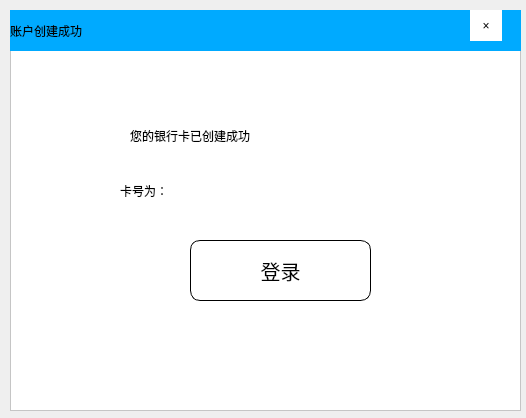
<?xml version="1.0" encoding="UTF-8"?>
<ui version="4.0">
 <class>Chuanjian</class>
 <widget class="QDialog" name="Chuanjian">
  <property name="geometry">
   <rect>
    <x>0</x>
    <y>0</y>
    <width>526</width>
    <height>418</height>
   </rect>
  </property>
  <property name="windowTitle">
   <string>Dialog</string>
  </property>
  <widget class="QFrame" name="frame">
   <property name="geometry">
    <rect>
     <x>10</x>
     <y>10</y>
     <width>511</width>
     <height>401</height>
    </rect>
   </property>
   <property name="styleSheet">
    <string notr="true">background-color: rgb(255, 255, 255);</string>
   </property>
   <property name="frameShape">
    <enum>QFrame::StyledPanel</enum>
   </property>
   <property name="frameShadow">
    <enum>QFrame::Raised</enum>
   </property>
   <widget class="QLabel" name="label">
    <property name="geometry">
     <rect>
      <x>0</x>
      <y>0</y>
      <width>511</width>
      <height>41</height>
     </rect>
    </property>
    <property name="styleSheet">
     <string notr="true">font: 12pt &quot;黑体&quot;;
background-color: rgb(0, 170, 255);</string>
    </property>
    <property name="text">
     <string>账户创建成功</string>
    </property>
   </widget>
   <widget class="QToolButton" name="close">
    <property name="geometry">
     <rect>
      <x>460</x>
      <y>0</y>
      <width>32</width>
      <height>31</height>
     </rect>
    </property>
    <property name="styleSheet">
     <string notr="true">border:none;
</string>
    </property>
    <property name="text">
     <string>×</string>
    </property>
   </widget>
   <widget class="QLabel" name="label_2">
    <property name="geometry">
     <rect>
      <x>120</x>
      <y>90</y>
      <width>341</width>
      <height>71</height>
     </rect>
    </property>
    <property name="styleSheet">
     <string notr="true">font: 16pt &quot;黑体&quot;;</string>
    </property>
    <property name="text">
     <string>您的银行卡已创建成功</string>
    </property>
   </widget>
   <widget class="QPushButton" name="signin">
    <property name="geometry">
     <rect>
      <x>180</x>
      <y>230</y>
      <width>181</width>
      <height>61</height>
     </rect>
    </property>
    <property name="styleSheet">
     <string notr="true">font: 20px;
border-radius:10px;
border:1px solid black;
</string>
    </property>
    <property name="text">
     <string>登录</string>
    </property>
   </widget>
   <widget class="QLineEdit" name="kahao">
    <property name="geometry">
     <rect>
      <x>200</x>
      <y>160</y>
      <width>231</width>
      <height>41</height>
     </rect>
    </property>
    <property name="styleSheet">
     <string notr="true">border:none;
font: 8pt &quot;Arial&quot;;</string>
    </property>
   </widget>
   <widget class="QLabel" name="label_3">
    <property name="geometry">
     <rect>
      <x>110</x>
      <y>170</y>
      <width>91</width>
      <height>21</height>
     </rect>
    </property>
    <property name="styleSheet">
     <string notr="true">font: 12pt &quot;黑体&quot;;</string>
    </property>
    <property name="text">
     <string>卡号为：</string>
    </property>
   </widget>
  </widget>
 </widget>
 <resources/>
 <connections/>
</ui>
